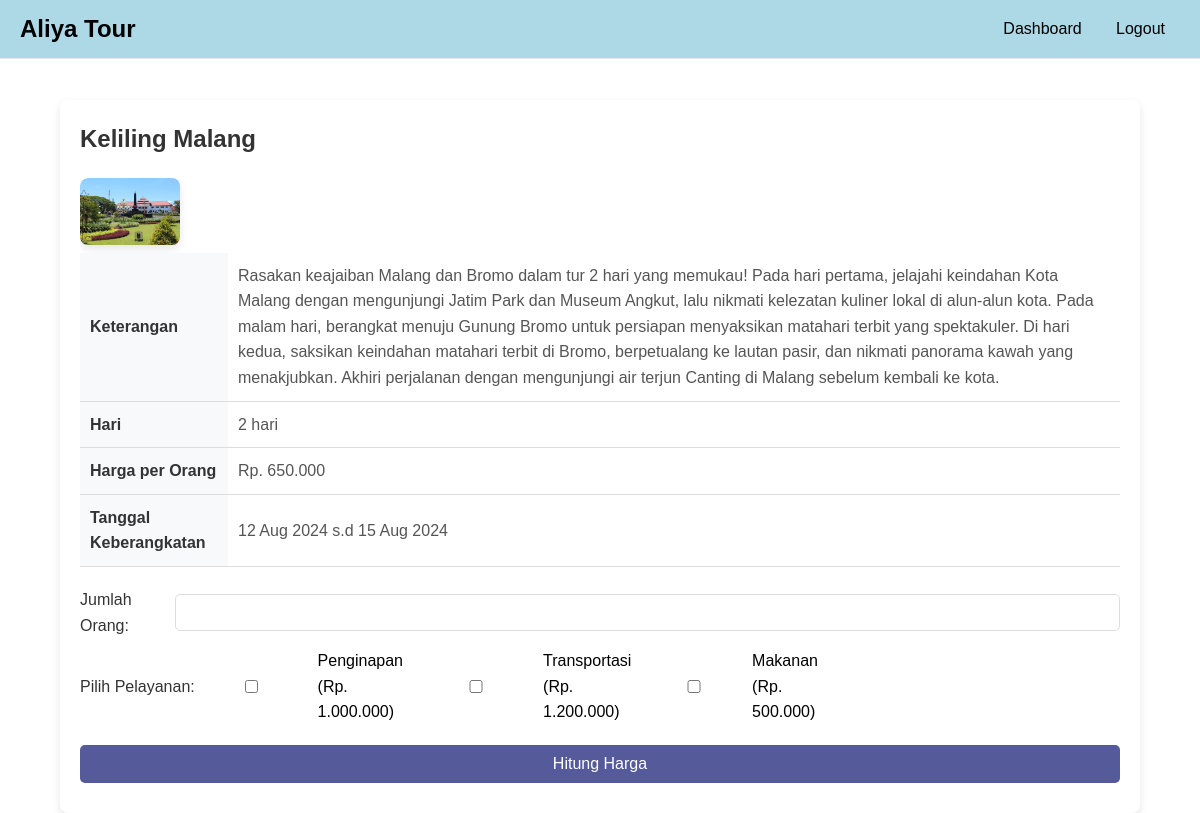
/pengguna/detail.php?id=18, run on the app's committed database.
### tables this page shows
CREATE TABLE `paket_wisata` (
  `id` int(11) NOT NULL,
  `judul` varchar(255) NOT NULL,
  `hari` int(11) NOT NULL,
  `harga` decimal(10,2) NOT NULL,
  `keterangan` text NOT NULL,
  `created_at` timestamp NOT NULL DEFAULT current_timestamp(),
  `gambar` varchar(255) DEFAULT NULL,
  `tanggal_mulai` date DEFAULT NULL,
  `tanggal_akhir` date DEFAULT NULL
);

### pengguna/detail.php (the view, shortened to what this page needs)
<?php
include '../config.php';
$conn = new mysqli($servername, $username, $password, $dbname);
if (isset($_GET['id'])) {
    $id = intval($_GET['id']);
    $sql = "SELECT * FROM paket_wisata WHERE id = ?";
    $stmt = $conn->prepare($sql);
    $stmt->bind_param("i", $id);
    $stmt->execute();
    $result = $stmt->get_result();
    if ($result->num_rows > 0) {
        $row = $result->fetch_assoc();
        $tanggal_mulai = new DateTime($row['tanggal_mulai']);
        $tanggal_akhir = new DateTime($row['tanggal_akhir']);
        $tanggal_mulai_formatted = $tanggal_mulai->format('j M Y');
        $tanggal_akhir_formatted = $tanggal_akhir->format('j M Y');
    } else {
        die("Data tidak ditemukan.");
    }
} else {
    die("ID tidak diberikan.");
}
?>
<!DOCTYPE html>
<html lang="en">
<head>
    <link rel="stylesheet" href="../css/detail.css">
</head>
<body>
    <?php include '../nav/header1.php'; ?>
    <div class="container">
        <div class="details">
            <h1><?php echo htmlspecialchars($row['judul']); ?></h1>
            <div class="image" style="width: 100%; max-width: 800px; overflow: hidden;">
    <img src="../uploads/<?php echo htmlspecialchars($row['gambar']); ?>" alt="<?php echo htmlspecialchars($row['judul']); ?>" style="width: 100%; height: auto;">
</div>
            <table>
                <tr>
                    <th>Keterangan</th>
                    <td><?php echo htmlspecialchars($row['keterangan']); ?></td>
                </tr>
                <tr>
                    <th>Hari</th>
                    <td><?php echo htmlspecialchars($row['hari']); ?> hari</td>
                </tr>
                <tr>
                    <th>Harga per Orang</th>
                    <td>Rp. <?php echo number_format($row['harga'], 0, ',', '.'); ?></td>
                </tr>
                <tr>
                    <th>Tanggal Keberangkatan</th>
                    <td><?php echo "$tanggal_mulai_formatted s.d $tanggal_akhir_formatted"; ?></td>
                </tr>
            </table>
            <form method="post" action="<?php echo htmlspecialchars($_SERVER["PHP_SELF"]) . "?id=" . $id; ?>">
                <div class="form-group">
                    <label for="jumlah_orang">Jumlah Orang:</label>
                    <input type="number" name="jumlah_orang" id="jumlah_orang" min="1" required>
                </div>
                <div class="form-group">
                    <label>Pilih Pelayanan:</label><br>
                    <div class="checkbox-label">
                        <input type="checkbox" name="pelayanan[]" value="penginapan"> Penginapan (Rp. 1.000.000)
                    </div>
                    <div class="checkbox-label">
                        <input type="checkbox" name="pelayanan[]" value="transportasi"> Transportasi (Rp. 1.200.000)
                    </div>
                    <div class="checkbox-label">
                        <input type="checkbox" name="pelayanan[]" value="makanan"> Makanan (Rp. 500.000)
                    </div>
                </div>
                <div class="form-group">
                    <input type="submit" value="Hitung Harga">
                </div>
            </form>
        </div>
    </div>
</body>
</html>

### css/detail.css (style rules this page uses)
.container { max-width: 1200px; margin: auto; padding: 20px; }
.image { width: auto; border-radius: 8px; overflow: hidden; max-width: 100%; }
.image img { width: 100%; height: auto; object-fit: cover; border-radius: 8px; box-shadow: 0 4px 8px rgba(0, 0, 0, 0.1); }
.details { background: #fff; border-radius: 8px; box-shadow: 0 4px 8px rgba(0, 0, 0, 0.1); padding: 20px; margin-top: 100px; }
.details h1 { font-size: 24px; font-weight: 700; margin-bottom: 20px; color: #333; }
.details table { width: 100%; margin-bottom: 20px; border-collapse: collapse; }
.details table th, .details table td { padding: 10px; border-bottom: 1px solid #ddd; text-align: left; }
.details table th { background-color: #f8f9fa; color: #333; font-weight: 600; }
.details table td { color: #555; }
.details .form-group { display: flex; align-items: center; margin-bottom: 10px; }
.details .form-group input[type="checkbox"] { margin-right: 10px; }
.details .form-group label { margin: 0; font-weight: 400; color: #333; text-align: left; }
.details .form-group .checkbox-label { display: flex; align-items: center; margin-right: 0px; font-weight: 100; }
.details .form-group input, .details .form-group select, .details .form-group textarea { width: 100%; padding: 10px; border-radius: 5px; border: 1px solid #ddd; box-sizing: border-box; outline: none; transition: border-color 0.3s; }
.details .form-group input[type="submit"] { margin-top: 10px; background-color: #555a9b; color: #fff; border: none; padding: 10px 20px; border-radius: 5px; font-size: 16px; cursor: pointer; }

### css/style.css (style rules this page uses)
body { font-family: Arial, sans-serif; margin: 0; }
.container { width: 90%; max-width: 1200px; margin: 0 auto; padding: 0px; }
* { margin: 0; padding: 0; box-sizing: border-box; }
body { font-family: montserrat, sans-serif; line-height: 1.6; display: flex; flex-direction: column; min-height: 100vh; }
table { width: 100%; border-collapse: collapse; }
th { padding: 10px; text-align: center; }
td { padding: 10px; text-align: center; vertical-align: middle; }
img { max-width: 100px; height: auto; }

### data on the page
paket_wisata: judul "Keliling Malang", gambar (picture), keterangan "Rasakan keajaiban Malang dan Bromo dalam tur 2 hari yang memukau! Pada hari pertama, jelajahi keindahan Kota Malang dengan mengunjungi Jatim Park dan Museum Angkut, lalu nikmati kelezatan kuliner lokal di alun-alun kota. Pada malam hari, berangkat menuju Gunung Bromo untuk persiapan menyaksikan matahari terbit yang spektakuler. Di hari kedua, saksikan keindahan matahari terbit di Bromo, berpetualang ke lautan pasir, dan nikmati panorama kawah yang menakjubkan. Akhiri perjalanan dengan mengunjungi air terjun Canting di Malang sebelum kembali ke kota.", hari "2", harga "650.000", tanggal_mulai "12 Aug 2024", tanggal_akhir "15 Aug 2024"
